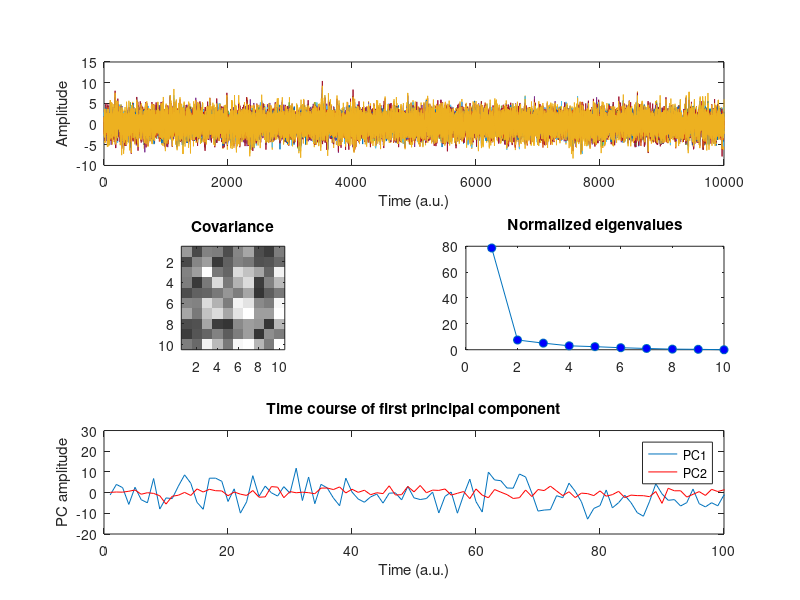

This figure's MATLAB source:


%% Chapter 11.1, Figure 11.1

% create signals A and B
srate = 1000;
t = 0:1/srate:9;
n = length(t);
f = [10 14 8];

k1=(mean(f)/srate)*2*pi/mean(f);

% sigA is a chirp plus noise
sigA = sin(2*pi.*f(1).*t + k1*cumsum(5*randn(size(t)))) + randn(size(t));

% sigB is sigA plus independent signal
sigB = sin(2*pi.*f(2).*t + k1*cumsum(5*randn(size(t)))) + sigA + randn(size(t));

% sigA gets its own independent signal added
sigA = sigA + sin(2*pi.*f(3).*t + k1*cumsum(5*randn(size(t))));

% Fourier transforms of sigA and sigB
hz    = linspace(0,srate/2,floor(n/2)+1);
sigAx = fft(sigA)/n;
sigBx = fft(sigB)/n;

% plot signals and their power spectra
clf
subplot(211)
plot(t,sigA), hold on
plot(t,sigB,'r')
xlabel('Time (s)'), ylabel('Amplitude')

subplot(223)
plot(hz,2*abs(sigAx(1:length(hz))))
hold on
plot(hz,2*abs(sigBx(1:length(hz))),'r')
set(gca,'xlim',[5 20],'ylim',[-.01 1.02])
xlabel('Frequency (Hz)'), ylabel('Amplitude')
legend({'sigA';'sigB'})

% compute spectral coherence
specX = abs(sigAx.*conj(sigBx)).^2;
spectcoher = specX./(sigAx.*sigBx);

subplot(224)
plot(hz,abs(spectcoher(1:length(hz))))
set(gca,'xlim',[5 20])
title('Spectral coherence')

%% Chapter 11.2, Figures 11.3/4/5

% covariance matrix
v = rand(10);
c = chol(v*v');

% n time points
n = 10000;
d = randn(n,size(v,1))*c;

% subtract mean
d = bsxfun(@minus,d,mean(d,1));
covar = (d'*d)./(n-1); % note: cov is a poor choice of variable name because it is a function

clf
subplot(311)
plot(d)
xlabel('Time (a.u.)'), ylabel('Amplitude')

subplot(323)
imagesc(covar), axis square
set(gca,'clim',[1 4])
colormap gray
title('Covariance')


% PCA via eigenvalue decomposition
[pc,eigvals] = eig(covar);

pc      = pc(:,end:-1:1); % resort PCs to go from largest to smallest
eigvals = diag(eigvals);
eigvals = 100*eigvals(end:-1:1)./sum(eigvals); % convert to percent change

subplot(324)
plot(eigvals,'o-','markerface','b')
title('Normalized eigenvalues')

% weight and plot time courses of first two PCs
subplot(313)
plot(pc(:,1)'*d')
hold on
plot(pc(:,2)'*d','r')
set(gca,'xlim',[0 100])
legend({'PC1';'PC2'})
xlabel('Time (a.u.)'), ylabel('PC amplitude')
title('Time course of first principal component')

%% end
